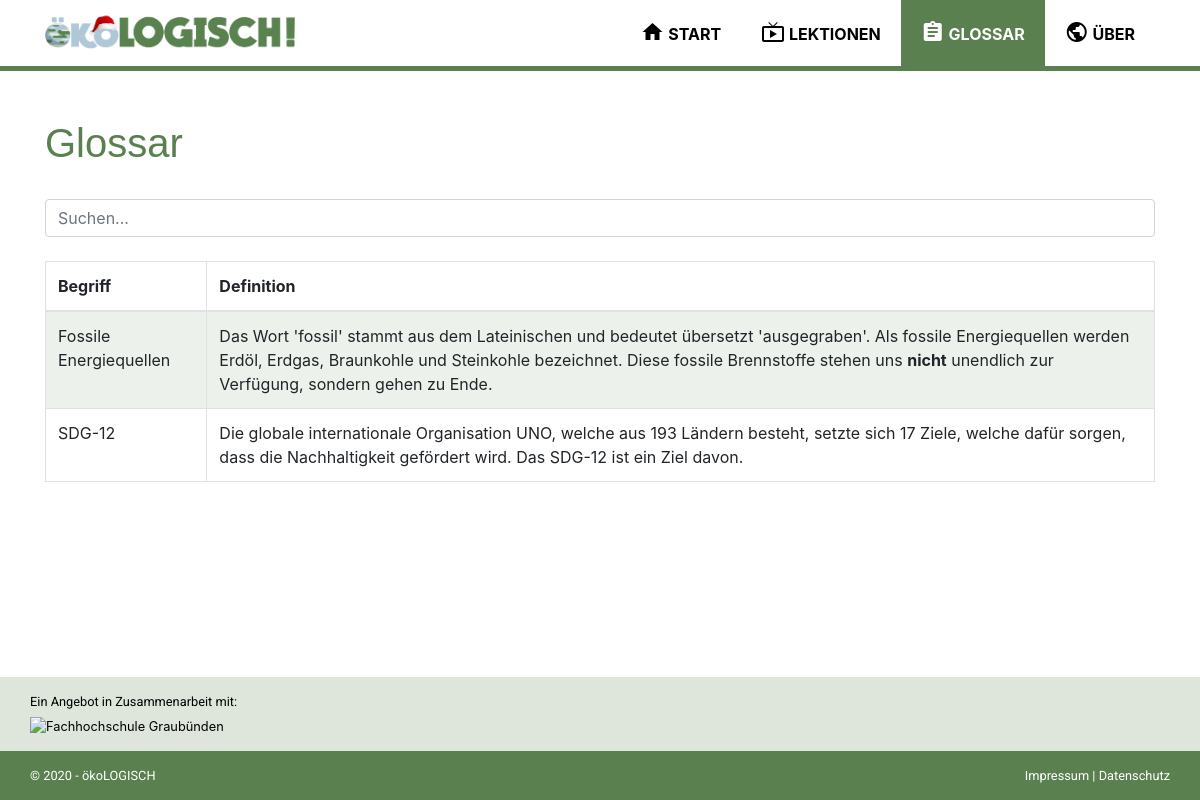
/glossar.php, run on the app's committed database.
### tables this page shows
CREATE TABLE `tbl_glossar` (
  `id` int(11) NOT NULL,
  `name` varchar(255) NOT NULL,
  `definition` text NOT NULL
);

### data/data.php (called while the page is built, shortened)
<?php
function get_db_connection()
{
	global $db_host, $db_name, $db_user, $db_pass, $db_charset;
	$dsn = "mysql:host=$db_host;dbname=$db_name;charset=$db_charset";
	$options = [
		PDO::ATTR_ERRMODE            => PDO::ERRMODE_EXCEPTION,
		PDO::ATTR_DEFAULT_FETCH_MODE => PDO::FETCH_ASSOC,
		PDO::ATTR_EMULATE_PREPARES   => false
	];
	try {
		$db = new PDO($dsn, $db_user, $db_pass, $options);
	} catch (\PDOException $e) {
		throw new \PDOException($e->getMessage(), (int)$e->getCode());
	}
	return $db;
}
function get_glossar()
{
	$db = get_db_connection();
	$sql = "SELECT * FROM tbl_glossar ORDER BY name ASC;";
	$result = $db->query($sql);
	return $result->fetchAll();
}

### glossar.php (the view)
<?php
require_once('data/data.php');
$definitions = get_glossar();
?>
<?php require_once('templates/head.php'); ?>
<?php require_once('templates/navbar.php'); ?>
<section class="container data-protection my-5">
    <h2 class="pb-4">Glossar</h2>
    <div class="row">
        <div class="col-12">
            <input class="form-control shadow-none" id="searchInput" type="text" placeholder="Suchen...">
            <br>
            <table class="table table-bordered table-striped">
                <thead>
                    <tr>
                        <th>Begriff</th>
                        <th>Definition</th>
                    </tr>
                </thead>
                <tbody id="glossar_table">
                <?php
                    foreach ($definitions as $definition){
                ?>
                    <tr>
                        <td><?php echo $definition['name']; ?></td>
                        <td><?php echo $definition['definition']; ?></td>
                    </tr>
                    <?php } ?>
                </tbody>
            </table>
        </div>
    </div>
</section>
<?php require_once('templates/footer.php'); ?>

### data on the page
tbl_glossar: name "Fossile Energiequellen", definition "Das Wort 'fossil' stammt aus dem Lateinischen und bedeutet übersetzt 'ausgegraben'. Als fossile Energiequellen werden Erdöl, Erdgas, Braunkohle und Steinkohle bezeichnet. Diese fossile Brennstoffe stehen uns nicht unendlich zur Verfügung, sondern gehen zu Ende."
tbl_glossar: name "SDG-12", definition "Die globale internationale Organisation UNO, welche aus 193 Ländern besteht, setzte sich 17 Ziele, welche dafür sorgen, dass die Nachhaltigkeit gefördert wird. Das SDG-12 ist ein Ziel davon."
